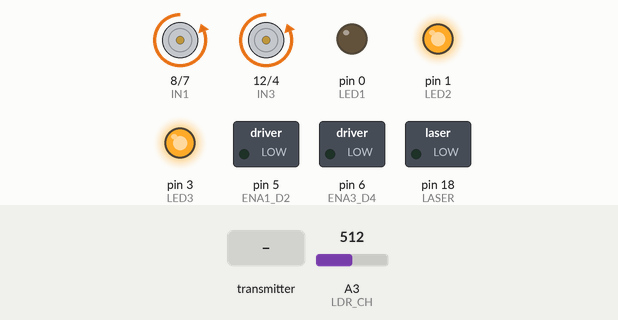
The sketch below on a simulated Arduino Uno, built with avr-gcc and run on an emulated ATmega328P. Shown: motor-driver pin pairs drawn as motors (green arrow = first pin HIGH = forward, orange = second pin HIGH = backward, longer = more drive), switched loads named in the sketch (green lamp = pin HIGH), output pins drawn as LEDs (lit = HIGH). Dashed ring = blinking. Inputs (shaded band) come from the test bench; at power-on: A3 (LDR_CH) = 512. No radio packets arrive unless stated.

Above: at 5.8 s.
5.9 s: the transmitter starts sending ry = 512
At 6.7 s:
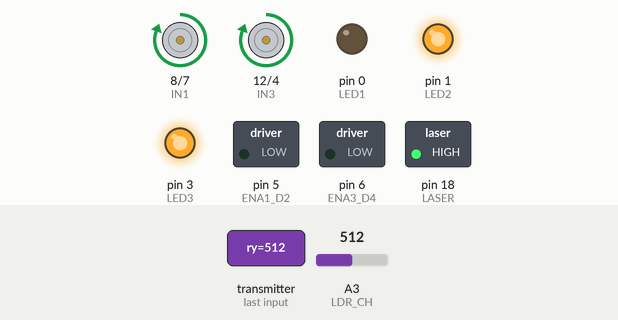
8.9 s: the transmitter starts sending ry = 0
At 10.8 s:
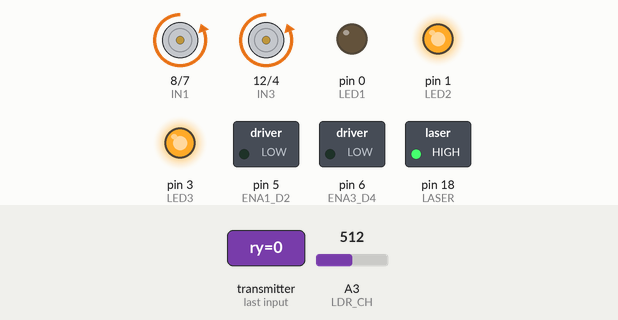
11.9 s: the transmitter starts sending ry = 1023
At 13.8 s:
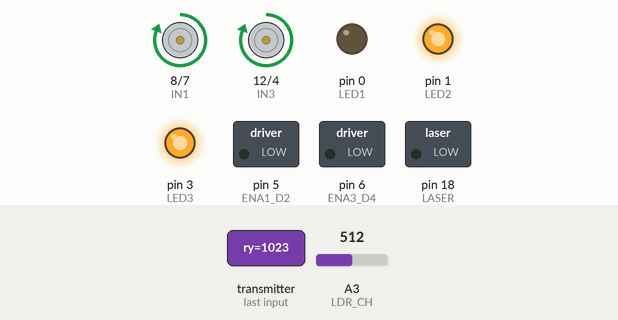
14.9 s: the transmitter starts sending ry = 256
At 16.7 s:
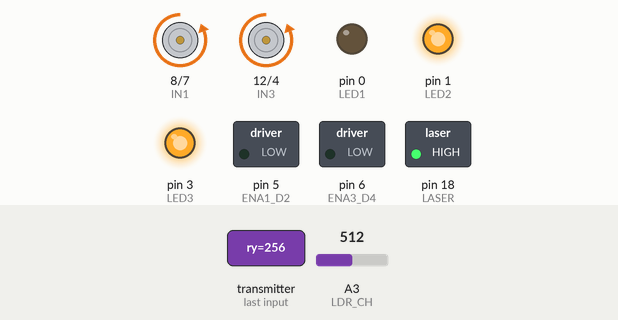
Timing chart, 0 to 18.9 s (numbered marks = the images above; inputs shaded):
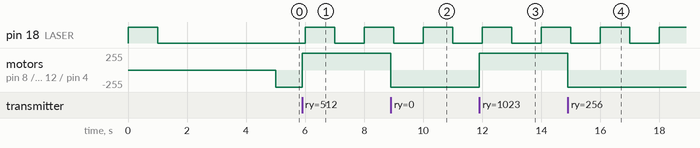

The sketch:

simulacao.ino
```cpp
#include <SPI.h>
#include <nRF24L01.h>
#include <RF24.h>

RF24 radio(9,10);
const byte endereco[6] = "canal1";

struct PacoteJoystick {
  uint16_t rx;
  uint16_t ry;
};

PacoteJoystick pacote;

// --------- DEFINIÇÕES DE PINOS ---------

// LEDs
#define LED1 PD0
#define LED2 PD1
#define LED3 PD3

// Laser
#define LASER PC4

// LDR
#define LDR_CH 3

// Motores
#define ENA1_D2 PD5
#define ENA3_D4 PD6
#define IN1 PB0
#define IN2 PD7
#define IN3 PB4
#define IN4 PD4

// Botão (USEI PB3 para evitar conflito com IN3)
#define BTN PB3

#define THRESHOLD 500

// Variáveis
volatile uint8_t pausa = 0;
volatile uint16_t pausa_timer = 0;

volatile uint8_t leds_state = 0b00001011;

// Timer1: laser 1 Hz
ISR(TIMER1_COMPA_vect) {

  if (pausa) {
    pausa_timer++;
    PORTC &= ~(1<<LASER);
    return;
  }

  // pisca a 1 Hz
  PORTC ^= (1<<LASER);
}

void timer_laser_init() {
  TCCR1A = 0;
  TCCR1B = 0;
  TCCR1B |= (1<<WGM12);  // CTC
  OCR1A = 15624;         // 1Hz em 16MHz / 1024
  TCCR1B |= (1<<CS12)|(1<<CS10); // prescaler 1024
  TIMSK1 |= (1<<OCIE1A);
}

void pwm_init() {
  TCCR0A = (1<<WGM00)|(1<<WGM01)|(1<<COM0A1)|(1<<COM0B1);
  TCCR0B = (1<<CS00);
}

void apagar_proximo_led() {

  pausa = 1;
  pausa_timer = 0;

  if (leds_state & (1<<0)) { PORTD &= ~(1<<LED1); leds_state &= ~(1<<0); return; }
  if (leds_state & (1<<1)) { PORTD &= ~(1<<LED2); leds_state &= ~(1<<1); return; }
  if (leds_state & (1<<3)) { PORTD &= ~(1<<LED3); leds_state &= ~(1<<3); return; }
}

void resetar_sistema() {
  PORTD |= (1<<LED1)|(1<<LED2)|(1<<LED3);
  leds_state = 0b00001011;
  pausa = 0;
  pausa_timer = 0;
  PORTC &= ~(1<<LASER);
}

void motores_parar() {
  OCR0B = 0;
  OCR0A = 0;
  PORTB &= ~(1<<IN1); PORTD &= ~(1<<IN2);
  PORTB &= ~(1<<IN3); PORTD &= ~(1<<IN4);
}

void motores_controlar() {

  uint16_t rvx = pacote.rx;
  uint16_t rvy = pacote.ry;

  uint8_t pwm_base = abs((int)rvy - 512) * 255 / 512;

  int16_t diff = (int)rvx - 512;
  int16_t m1 = pwm_base - diff * pwm_base / 512;
  int16_t m2 = pwm_base + diff * pwm_base / 512;

  uint8_t pwm_m1 = constrain(m1, 0, 255);
  uint8_t pwm_m2 = constrain(m2, 0, 255);

  if (rvy >= 512) {
    PORTB |= (1<<IN1); PORTD &= ~(1<<IN2);
    PORTB |= (1<<IN3); PORTD &= ~(1<<IN4);
  } else {
    PORTB &= ~(1<<IN1); PORTD |= (1<<IN2);
    PORTB &= ~(1<<IN3); PORTD |= (1<<IN4);
  }

  OCR0B = pwm_m1;
  OCR0A = pwm_m2;
}

void setup() {
  DDRD |= (1<<LED1)|(1<<LED2)|(1<<LED3);
  PORTD |= (1<<LED1)|(1<<LED2)|(1<<LED3);

  DDRC |= (1<<LASER);
  PORTC &= ~(1<<LASER);

  DDRD |= (1<<ENA1_D2)|(1<<ENA3_D4)|(1<<IN4)|(1<<IN2);
  DDRB |= (1<<IN1)|(1<<IN3);

  // botão
  DDRB &= ~(1<<BTN);
  PORTB |= (1<<BTN);  // pull-up

  pwm_init();
  timer_laser_init();
  sei();

  radio.begin();
  radio.setPALevel(RF24_PA_HIGH);
  radio.setDataRate(RF24_250KBPS);
  radio.openReadingPipe(1, endereco);
  radio.startListening();
}

void loop() {

  // pausa de 5s depois de APAGAR QUALQUER LED
  if (pausa && leds_state != 0 && pausa_timer >= 5) {
    pausa = 0;
    pausa_timer = 0;
  }

  // pausa final: 3 leds apagados → só reinicia no botão
  if (leds_state == 0) {
    motores_parar();
    PORTC &= ~(1<<LASER);

    if (!(PINB & (1<<BTN))) { // botão pressionado
      delay(200);
      resetar_sistema();
    }
    return;
  }

  // se está em pausa, nada funciona
  if (pausa) {
    motores_parar();
    return;
  }

  // rádio
  if (radio.available()) {
    radio.read(&pacote, sizeof(pacote));
  }

  // LDR
  uint16_t luz = analogRead(LDR_CH);
  static uint8_t luz_detectada = 0;

  if (luz > THRESHOLD) {
    if (!luz_detectada) {
      apagar_proximo_led();
      luz_detectada = 1;
    }
  } else {
    luz_detectada = 0;
  }

  motores_controlar();
}
```

Measured:
- after the input at 5.9 s, motor on pin 8 (IN1) / pin 7 (IN2), motor on pin 12 (IN3) / pin 4 (IN4): backward 255/255 → forward 255/255 at once
- after the input at 8.9 s, motor on pin 8 (IN1) / pin 7 (IN2), motor on pin 12 (IN3) / pin 4 (IN4): forward 255/255 → backward 255/255 at once
- after the input at 11.9 s, motor on pin 8 (IN1) / pin 7 (IN2), motor on pin 12 (IN3) / pin 4 (IN4): backward 255/255 → forward 255/255 at once
- after the input at 14.9 s, motor on pin 8 (IN1) / pin 7 (IN2), motor on pin 12 (IN3) / pin 4 (IN4): forward 255/255 → backward 255/255 at once
